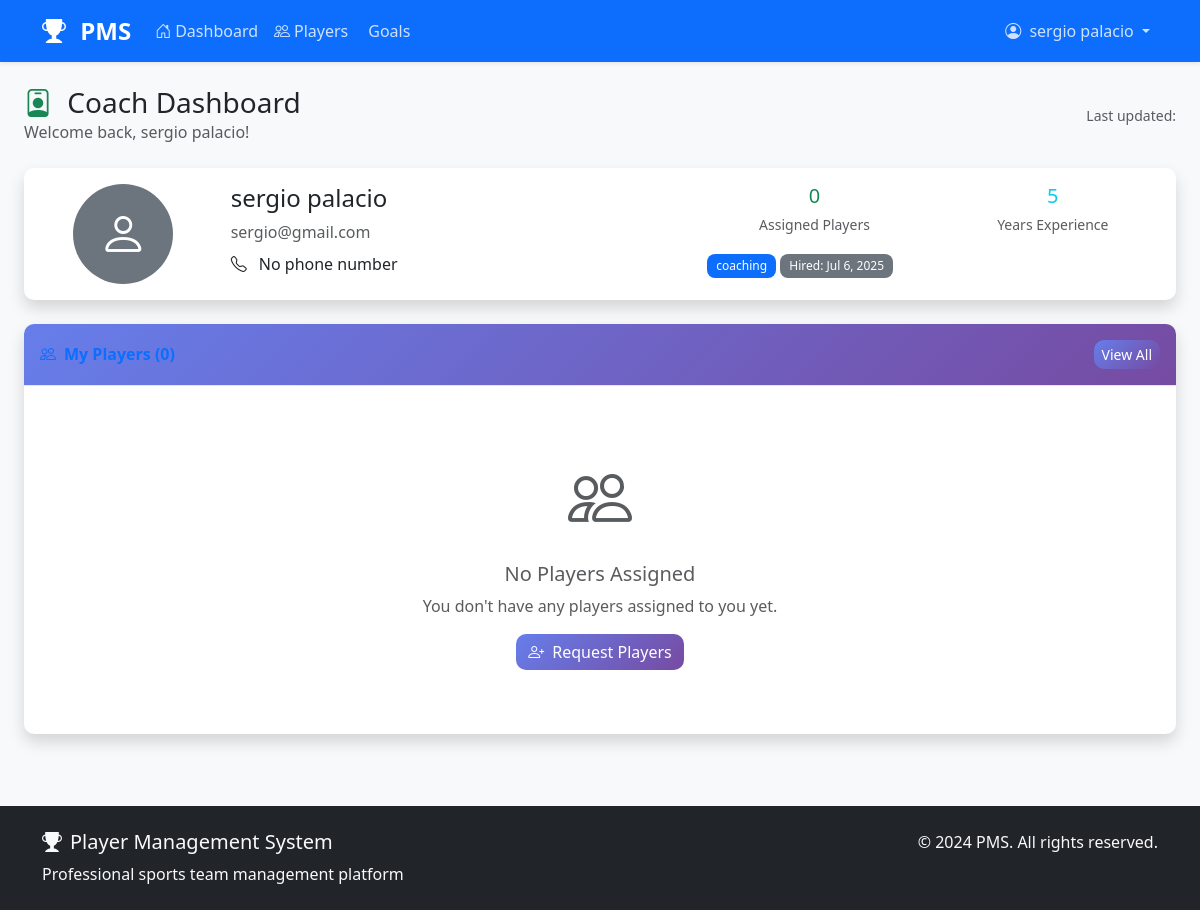
The page /dashboard/ (signed in) on the database its author committed.
### core/models.py (models this page shows, shortened)
class User(AbstractUser):
    class Role(models.TextChoices):
        ADMIN = 'admin', _('Admin')
        COACH = 'coach', _('Coach')
        PLAYER = 'player', _('Player')
    role = models.CharField(
        max_length=10,
        choices=Role.choices,
        default=Role.PLAYER,
        verbose_name=_('Role')
    )
    phone_number = models.CharField(max_length=15, blank=True, null=True)
    date_of_birth = models.DateField(blank=True, null=True)
    profile_picture = models.ImageField(
        upload_to='profile_pictures/',
        blank=True,
        null=True,
        verbose_name=_('Profile Picture')
    )
    class Meta:
        verbose_name = _('User')
        verbose_name_plural = _('Users')
    def is_admin(self):
        return self.role == self.Role.ADMIN
    def is_coach(self):
        return self.role == self.Role.COACH

class Coach(models.Model):
    user = models.OneToOneField(
        User,
        on_delete=models.CASCADE,
        related_name='coach_profile',
        verbose_name=_('User')
    )
    specialization = models.CharField(
        max_length=100,
        blank=True,
        verbose_name=_('Specialization')
    )
    experience_years = models.PositiveIntegerField(
        default=0,
        verbose_name=_('Years of Experience')
    )
    bio = models.TextField(
        blank=True,
        verbose_name=_('Biography')
    )
    hire_date = models.DateField(
        auto_now_add=True,
        verbose_name=_('Hire Date')
    )
    class Meta:
        verbose_name = _('Coach')
        verbose_name_plural = _('Coaches')
    def get_players_count(self):
        return self.players.count()

### core/views.py (the view)
# urls.py: path('dashboard/', views.dashboard, name='dashboard'),
@login_required
def dashboard(request):
    user = request.user
    if user.is_admin():
        return admin_dashboard(request)
    elif user.is_coach():
        return coach_dashboard(request)
    elif user.is_player():
        return player_dashboard(request)
    else:
        messages.error(request, 'Invalid user role.')
        return redirect('core:login')

### core/views.py (called while the page is built)
def coach_dashboard(request):
    try:
        coach = request.user.coach_profile
        context = {
            'coach': coach,
            'players': coach.players.select_related('user').filter(is_active=True),
            'total_players': coach.get_players_count(),
        }
        return render(request, 'core/coach_dashboard.html', context)
    except Coach.DoesNotExist:
        messages.error(request, 'Coach profile not found. Please contact administrator.')
        return redirect('core:login')

### templates/core/coach_dashboard.html (shortened to what this page needs)
{% extends 'base.html' %}
{% load static %}
{% block content %}
<div class="container-fluid">
    <div class="row mb-4">
        <div class="col-12">
            <div class="d-flex justify-content-between align-items-center">
                <div>
                    <h1 class="h3 mb-0">
                        <i class="bi bi-person-badge me-2 text-success"></i>
                        Coach Dashboard
                    </h1>
                    <p class="text-muted mb-0">Welcome back, {{ user.get_full_name }}!</p>
                </div>
                <div class="text-end">
                    <small class="text-muted">Last updated: {{ "now"|date:"F j, Y g:i A" }}</small>
                </div>
            </div>
        </div>
    </div>
    <div class="row mb-4">
        <div class="col-12">
            <div class="card shadow">
                <div class="card-body">
                    <div class="row align-items-center">
                        <div class="col-md-2 text-center">
                            {% if user.profile_picture %}
                                <img src="{{ user.profile_picture.url }}"
                                     class="rounded-circle"
                                     width="100" height="100"
                                     alt="{{ user.get_full_name }}">
                            {% else %}
                                <div class="bg-secondary rounded-circle mx-auto d-flex align-items-center justify-content-center"
                                     style="width: 100px; height: 100px;">
                                    <i class="bi bi-person text-white" style="font-size: 3rem;"></i>
                                </div>
                            {% endif %}
                        </div>
                        <div class="col-md-10">
                            <div class="row">
                                <div class="col-md-6">
                                    <h4 class="mb-2">{{ user.get_full_name }}</h4>
                                    <p class="text-muted mb-2">{{ user.email }}</p>
                                    <p class="mb-2">
                                        <i class="bi bi-telephone me-2"></i>
                                        {{ user.phone_number|default:"No phone number" }}
                                    </p>
                                </div>
                                <div class="col-md-6">
                                    <div class="row">
                                        <div class="col-6">
                                            <div class="text-center">
                                                <h5 class="text-success mb-1">{{ total_players }}</h5>
                                                <small class="text-muted">Assigned Players</small>
                                            </div>
                                        </div>
                                        <div class="col-6">
                                            <div class="text-center">
                                                <h5 class="text-info mb-1">{{ coach.experience_years }}</h5>
                                                <small class="text-muted">Years Experience</small>
                                            </div>
                                        </div>
                                    </div>
                                    <div class="mt-3">
                                        <span class="badge bg-primary">{{ coach.specialization|default:"General Coach" }}</span>
                                        <span class="badge bg-secondary">Hired: {{ coach.hire_date|date:"M j, Y" }}</span>
                                    </div>
                                </div>
                            </div>
                        </div>
                    </div>
                </div>
            </div>
        </div>
    </div>
    <div class="row">
        <div class="col-12">
            <div class="card shadow">
                <div class="card-header py-3 d-flex flex-row align-items-center justify-content-between">
                    <h6 class="m-0 font-weight-bold text-primary">
                        <i class="bi bi-people me-2"></i>My Players ({{ total_players }})
                    </h6>
                    <a href="{% url 'core:player_list' %}" class="btn btn-sm btn-primary">
                        View All
                    </a>
                </div>
                <div class="card-body">
                    {% if players %}
                        <div class="table-responsive">
                            <table class="table table-hover">
                                <thead>
                                    <tr>
                                        <th>Player</th>
                                        <th>Position</th>
                                        <th>Jersey #</th>
                                        <th>Age</th>
                                        <th>Status</th>
                                        <th>Actions</th>
                                    </tr>
                                </thead>
                                <tbody>
                                    {% for player in players %}
                                    <tr>
                                        <td>
                                            <div class="d-flex align-items-center">
                                                {% if player.user.profile_picture %}
                                                    <img src="{{ player.user.profile_picture.url }}"
                                                         class="rounded-circle me-2"
                                                         width="40" height="40"
                                                         alt="{{ player.user.get_full_name }}">
                                                {% else %}
                                                    <div class="bg-secondary rounded-circle me-2 d-flex align-items-center justify-content-center"
                                                         style="width: 40px; height: 40px;">
                                                        <i class="bi bi-person text-white"></i>
                                                    </div>
                                                {% endif %}
                                                <div>
                                                    <div class="fw-bold">{{ player.user.get_full_name }}</div>
                                                    <small class="text-muted">{{ player.user.email }}</small>
                                                </div>
                                            </div>
                                        </td>
                                        <td>
                                            {% if player.position %}
                                                <span class="badge bg-info">{{ player.position }}</span>
                                            {% else %}
                                                <span class="text-muted">N/A</span>
                                            {% endif %}
                                        </td>
                                        <td>
                                            {% if player.jersey_number %}
                                                <span class="badge bg-dark">#{{ player.jersey_number }}</span>
                                            {% else %}
                                                <span class="text-muted">N/A</span>
                                            {% endif %}
                                        </td>
                                        <td>
                                            {% if player.get_age %}
                                                {{ player.get_age }} years
                                            {% else %}
                                                <span class="text-muted">N/A</span>
                                            {% endif %}
                                        </td>
                                        <td>
                                            {% if player.is_active %}
                                                <span class="badge bg-success">Active</span>
                                            {% else %}
                                                <span class="badge bg-danger">Inactive</span>
                                            {% endif %}
                                        </td>
                                        <td>
                                            <a href="{% url 'core:player_detail' player.pk %}"
                                               class="btn btn-sm btn-outline-primary">
                                                <i class="bi bi-eye"></i> View
                                            </a>
                                        </td>
                                    </tr>
                                    {% endfor %}
                                </tbody>
                            </table>
                        </div>
                    {% else %}
                        <div class="text-center py-5">
                            <i class="bi bi-people text-muted" style="font-size: 4rem;"></i>
                            <h5 class="text-muted mt-3">No Players Assigned</h5>
                            <p class="text-muted">You don't have any players assigned to you yet.</p>
                            <a href="{% url 'admin:core_player_changelist' %}" class="btn btn-primary">
                                <i class="bi bi-person-plus me-2"></i>Request Players
                            </a>
                        </div>
                    {% endif %}
                </div>
            </div>
        </div>
    </div>
</div>
{% endblock %}

### templates/base.html (shortened to what this page needs)
<!DOCTYPE html>
<html lang="en">
<head>
    <link href="https://cdn.jsdelivr.net/npm/bootstrap@5.3.0/dist/css/bootstrap.min.css" rel="stylesheet">
    <link href="https://cdn.jsdelivr.net/npm/bootstrap-icons@1.10.0/font/bootstrap-icons.css" rel="stylesheet">
    {% load static %}
    <link href="{% static 'css/style.css' %}" rel="stylesheet">
</head>
<body class="bg-light">
    {% if user.is_authenticated %}
    <nav class="navbar navbar-expand-lg navbar-dark bg-primary shadow-sm">
        <div class="container">
            <a class="navbar-brand fw-bold" href="{% url 'core:dashboard' %}">
                <i class="bi bi-trophy-fill me-2"></i>
                PMS
            </a>
            <div class="collapse navbar-collapse" id="navbarNav">
                <ul class="navbar-nav me-auto">
                    <li class="nav-item">
                        <a class="nav-link" href="{% url 'core:dashboard' %}">
                            <i class="bi bi-house-door me-1"></i>Dashboard
                        </a>
                    </li>
                    <li class="nav-item">
                        <a class="nav-link" href="{% url 'core:player_list' %}">
                            <i class="bi bi-people me-1"></i>Players
                        </a>
                    </li>
                    <li class="nav-item">
                        <a class="nav-link" href="{% url 'core:goal_list' %}">
                            Goals
                        </a>
                    </li>
                </ul>
                <ul class="navbar-nav">
                    <li class="nav-item dropdown">
                        <a class="nav-link dropdown-toggle" href="#" role="button" data-bs-toggle="dropdown">
                            <i class="bi bi-person-circle me-1"></i>
                            {{ user.get_full_name|default:user.username }}
                        </a>
                    </li>
                </ul>
            </div>
        </div>
    </nav>
    {% endif %}
    <main class="container-fluid py-4">
        {% block content %}{% endblock %}
    </main>
    <footer class="bg-dark text-light py-4 mt-5">
        <div class="container">
            <div class="row">
                <div class="col-md-6">
                    <h5><i class="bi bi-trophy-fill me-2"></i>Player Management System</h5>
                    <p class="mb-0">Professional sports team management platform</p>
                </div>
                <div class="col-md-6 text-md-end">
                    <p class="mb-0">&copy; 2024 PMS. All rights reserved.</p>
                </div>
            </div>
        </div>
    </footer>
</body>
</html>

### static/css/style.css (style rules this page uses)
body { font-family: 'Segoe UI', Tahoma, Geneva, Verdana, sans-serif; background-color: #f8f9fc; }
.navbar-brand { font-weight: 700; font-size: 1.5rem; }
.navbar-dark .navbar-nav .nav-link { color: rgba(255, 255, 255, 0.8); transition: color 0.3s ease; }
.card { border: none; border-radius: 15px; box-shadow: 0 0.15rem 1.75rem 0 rgba(58, 59, 69, 0.15); transition: transform 0.2s ease, box-shadow 0.2s ease; }
.card-header { background: linear-gradient(135deg, #667eea 0%, #764ba2 100%); color: white; border-radius: 15px 15px 0 0 !important; border: none; }
.card-header h6 { margin: 0; font-weight: 600; }
.btn { border-radius: 10px; font-weight: 500; transition: all 0.3s ease; }
.btn-primary { background: linear-gradient(135deg, #667eea 0%, #764ba2 100%); border: none; }
.badge { font-size: 0.75rem; font-weight: 500; padding: 0.5em 0.75em; border-radius: 8px; }
footer { margin-top: auto; }

### templates/core/coach_dashboard.html (style rules this page uses)
.card { border: none; border-radius: 10px; }
.card-header { background-color: #f8f9fc; border-bottom: 1px solid #e3e6f0; border-radius: 10px 10px 0 0 !important; }
.badge { font-size: 0.75rem; }

### rows shown on the page
User: get_full_name "sergio palacio", email "sergio@gmail.com", phone_number "No phone number"
Coach: experience_years "5", specialization "coaching", hire_date "Jul 6, 2025"

### other values the page prints
{{ total_players }} "0"
